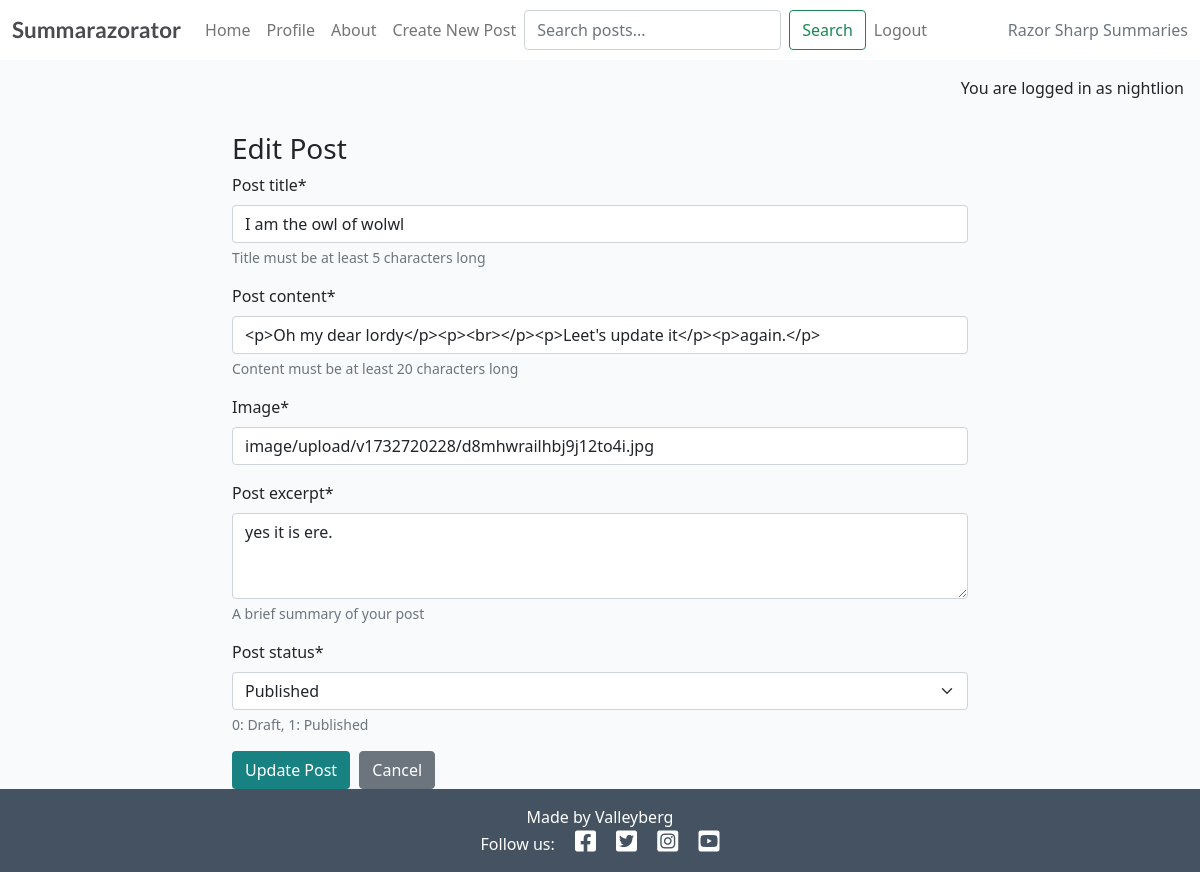
/i-am-the-owl-of-wolwl/edit/ (signed in), run on the app's committed database.
### forum/models.py (models this page shows, shortened)
class Post(models.Model):
    post_title = models.CharField(
        max_length=200,
        unique=True,
        help_text="Title of the post",
        validators=[validate_not_empty]
    )
    post_slug = models.SlugField(
        max_length=200,
        unique=True,
        help_text="URL-friendly version of the title"
    )
    post_author = models.ForeignKey(
        User,
        on_delete=models.CASCADE,
        related_name="forum_posts"
    )
    post_featured_image = CloudinaryField(
        'image',
        default='placeholder'
    )
    post_content = models.TextField(
        help_text="Main content of the post"
    )
    post_excerpt = models.TextField(
        blank=True,
        help_text="Brief summary of the post"
    )
    post_created_on = models.DateTimeField(auto_now_add=True)
    post_updated_at = models.DateTimeField(auto_now=True)
    post_status = models.IntegerField(
        choices=STATUS_CHOICES,
        default=0,
        help_text="0: Draft, 1: Published"
    )
    class Meta:
        ordering = ['-post_created_on']
        verbose_name = 'Post'
        verbose_name_plural = 'Posts'

### forum/views.py (the view)
# urls.py: path('<slug:post_slug>/edit/', views.post_edit, name='post_edit'),
@login_required
def post_edit(request, post_slug):
    post = get_object_or_404(Post, post_slug=post_slug)
    if post.post_author != request.user:
        messages.error(request, 'You can only edit your own posts!')
        return HttpResponseRedirect(reverse('post_detail', args=[post_slug]))
    if request.method == "POST":
        form = PostForm(request.POST, request.FILES, instance=post)
        if form.is_valid():
            post = form.save(commit=False)
            post.post_slug = slugify(post.post_title)
            post.post_updated_at = timezone.now()
            post.save()
            messages.success(request, 'Post updated successfully!')
            return HttpResponseRedirect(reverse('post_detail', args=[post.post_slug]))
    else:
        form = PostForm(instance=post)
    return render(
        request,
        'forum/edit_post.html',
        {
            'form': form,
            'post': post,
        },
    )

### forum/forms.py (shortened to what this page needs)
class PostForm(forms.ModelForm):
    post_title = forms.CharField(
        validators=[MinLengthValidator(5)],
        help_text='Title must be at least 5 characters long',
        widget=forms.TextInput(attrs={'class': 'form-control'})
    )
    post_content = forms.CharField(
        widget=SummernoteWidget(),
        validators=[MinLengthValidator(20)],
        help_text='Content must be at least 20 characters long'
    )
    post_excerpt = forms.CharField(
        widget=forms.Textarea(attrs={'rows': 3, 'class': 'form-control'}),
        help_text='A brief summary of your post'
    )
    class Meta:
        model = Post
        fields = [
            'post_title',
            'post_content',
            'post_featured_image',
            'post_excerpt',
            'post_status'
        ]

### forum/templates/forum/edit_post.html (shortened to what this page needs)
{% extends 'base.html' %}
{% block content %}
{% load crispy_forms_tags %}
<div class="container">
    <div class="row">
        <div class="col-md-8 mt-3 offset-md-2">
            <h3>Edit Post</h3>
            <form method="post" enctype="multipart/form-data">
                {{ form|crispy }}
                <button type="submit" class="btn btn-edit">Update Post</button>
                <a href="{% url 'post_detail' post.post_slug %}" class="btn btn-secondary"
                    aria-label="Cancel editing and return to post">Cancel</a>
            </form>
        </div>
    </div>
</div>
{% endblock %}

### templates/base.html (shortened to what this page needs)
{% load static %}
{% url 'home' as home_url %}
{% url 'about' as about_url %}
{% url 'profiler' as profiler_url %}
{% url 'account_login' as login_url %}
{% url 'account_signup' as signup_url %}
{% url 'account_logout' as logout_url %}
<!DOCTYPE html>
<html class="h-100" lang="en">
<head>
    <link rel="stylesheet" href="https://cdnjs.cloudflare.com/ajax/libs/font-awesome/5.15.3/css/all.min.css">
    <link href="https://cdn.jsdelivr.net/npm/bootstrap@5.0.1/dist/css/bootstrap.min.css" rel="stylesheet"
>
    <link rel="stylesheet" href="{% static 'css/style.css' %}">
</head>
<body class="d-flex flex-column h-100 main-bg">
    <header>
        <nav class="navbar navbar-expand-lg navbar-light bg-white">
            <div class="container-fluid">
                <a class="navbar-brand" href="{% url 'home' %}"><span class="brand">Summarazorator</span></a>
                <div class="collapse navbar-collapse" id="navbarText">
                    <ul class="navbar-nav me-auto mb-2 mb-lg-0">
                        <li class="nav-item">
                            <a class="nav-link {% if request.path == home_url %}active{% endif %}" aria-current="page"
                                href="{% url 'home' %}" aria-label="Home page">Home</a>
                        </li>
                        <li class="nav-item">
                            <a class="nav-link {% if request.path == profiler_url %}active{% endif %}"
                                aria-current="page" href="{% url 'profiler' %}" aria-label="Profile page">Profile</a>
                        </li>
                        <li class="nav-item">
                            <a class="nav-link {% if request.path == about_url %}active{% endif %}" aria-current="page"
                                href="{% url 'about' %}" aria-label="About page">About</a>
                        </li>
                        <li class="nav-item">
                            <a class="nav-link {% if request.path == create_url %}active{% endif %}" aria-current="page"
                                href="{% url 'create_post' %}" aria-label="Create new post">Create New Post</a>
                        </li>
                        <form method="GET" id="search_bar" action="{% url 'search' %}" class="d-flex">
                            <input type="text" name="searchbar" class="form-control me-2" placeholder="Search posts..."
                                aria-label="Search">
                            <button type="submit" class="btn btn-outline-success"
                                aria-label="Submit search">Search</button>
                        </form>
                        {% if user.is_authenticated %}
                        <li class="nav-item">
                            <a class="nav-link {% if request.path == logout_url %}active{% endif %}" aria-current="page"
                                href="{% url 'account_logout' %}" aria-label="Log out">Logout</a>
                        </li>
                        {% endif %}
                    </ul>
                    <span class="navbar-text text-muted">
                        Razor Sharp Summaries
                    </span>
                </div>
            </div>
        </nav>
    </header>
    <main class="flex-shrink-0 main-bg">
        {% if user.is_authenticated %}
        <p class="text-end m-3">You are logged in as {{ user }}</p>
        {% else %}
        <p class="text-end m-3">You are not logged in</p>
        {% endif %}
        {% block content %}{% endblock content %}
    </main>
    <footer class="footer mt-auto py-3 dark-bg" role="contentinfo">
        <div class="container">
            <p class="m-0 text-center text-white">Made by Valleyberg</p>
            <nav class="social-links" aria-label="Social media links">
                <p class="m-0 text-center text-white">
                    Follow us:
                    <a href="https://facebook.com/summarazorator" target="_blank" rel="noopener noreferrer"
                        aria-label="Visit our Facebook page">
                        <i class="fab fa-facebook-square ms-3"></i>
                    </a>
                    <a href="https://twitter.com/summarazorator" target="_blank" rel="noopener noreferrer"
                        aria-label="Visit our Twitter page">
                        <i class="fab fa-twitter-square ms-3"></i>
                    </a>
                    <a href="https://instagram.com/summarazorator" target="_blank" rel="noopener noreferrer"
                        aria-label="Visit our Instagram page">
                        <i class="fab fa-instagram-square ms-3"></i>
                    </a>
                    <a href="https://youtube.com/summarazorator" target="_blank" rel="noopener noreferrer"
                        aria-label="Visit our YouTube channel">
                        <i class="fab fa-youtube-square ms-3"></i>
                    </a>
                </p>
            </nav>
        </div>
    </footer>
</body>
</html>

### static/css/style.css (style rules this page uses)
body { background-color: #F9FAFC; }
.brand { font-family: Lato, sans-serif; font-size: 1.4rem; font-weight: 700; color: #4A4A4F; }
.dark-bg { background-color: #445261; }
.main-bg { background-color: #F9FAFC; }
.btn-signup, .btn-edit { background-color: #188181; color: #fff; }
.btn-edit { margin-right: 5px; }
.social-links a { text-decoration: none; color: white; transition: color 0.3s ease; }
.social-links i { font-size: 1.5rem; }

### data on the page
Post: post_title "I am the owl of wolwl", post_content "<p>Oh my dear lordy</p><p><br></p><p>Leet's update it</p><p>again.</p>", post_featured_image "image/upload/v1732720228/d8mhwrailhbj9j12to4i.jpg", post_excerpt "yes it is ere.", post_status "Published"

### other printed values
{{ user }} "nightlion"
